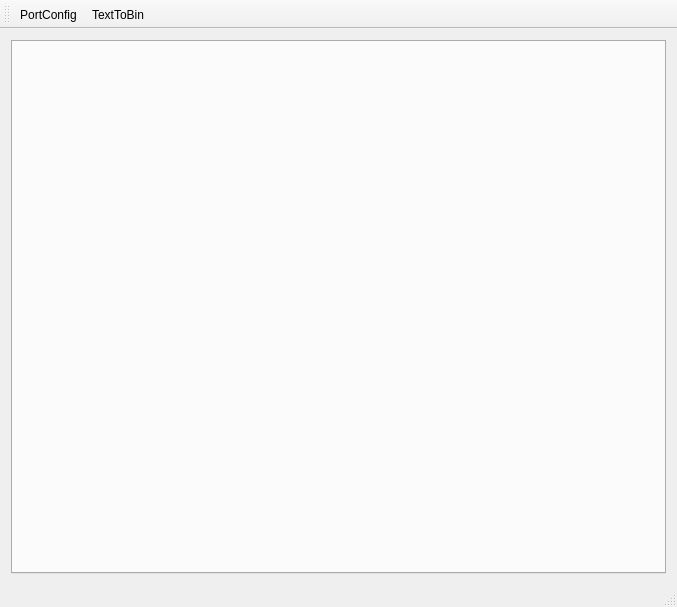
<?xml version="1.0" encoding="UTF-8"?>
<ui version="4.0">
 <class>MainWindow</class>
 <widget class="QMainWindow" name="MainWindow">
  <property name="geometry">
   <rect>
    <x>0</x>
    <y>0</y>
    <width>677</width>
    <height>607</height>
   </rect>
  </property>
  <property name="windowTitle">
   <string>Host App For STM32 Comm</string>
  </property>
  <widget class="QWidget" name="centralWidget">
   <layout class="QVBoxLayout" name="verticalLayout">
    <item>
     <widget class="QTabWidget" name="tabWidget"/>
    </item>
   </layout>
  </widget>
  <widget class="QMenuBar" name="menuBar">
   <property name="geometry">
    <rect>
     <x>0</x>
     <y>0</y>
     <width>677</width>
     <height>25</height>
    </rect>
   </property>
  </widget>
  <widget class="QToolBar" name="mainToolBar">
   <attribute name="toolBarArea">
    <enum>TopToolBarArea</enum>
   </attribute>
   <attribute name="toolBarBreak">
    <bool>false</bool>
   </attribute>
   <addaction name="actionPortConfig"/>
   <addaction name="actionTextToBin"/>
  </widget>
  <widget class="QStatusBar" name="statusBar"/>
  <action name="actionPortConfig">
   <property name="text">
    <string>PortConfig</string>
   </property>
  </action>
  <action name="actionTextToBin">
   <property name="text">
    <string>TextToBin</string>
   </property>
  </action>
 </widget>
 <layoutdefault spacing="6" margin="11"/>
 <resources/>
 <connections/>
</ui>
